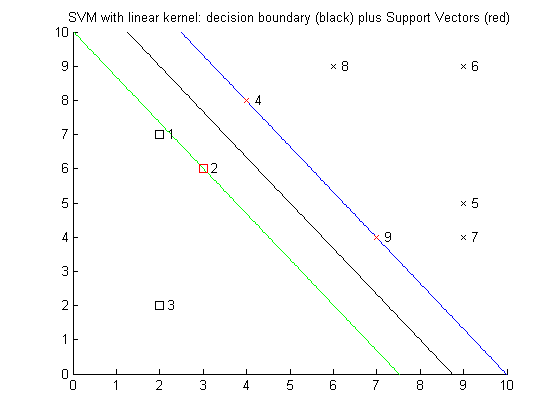
%> input picture svm/SVs.png, 560 x 420 px
$ octave --eval "edgeFind('svm/SVs.png');"   (GNU Octave 9; MATLAB toolbox functions it lacks are replaced by stand-ins)
%> lines starting %> are read from the running program, lines starting %| are printed output that depends on the picture
% Authors: Orion Martin, Joshua Maurer
% img should be the filepath to the image.
function[] = edgeFind(img)
%> called with img = 'svm/SVs.png'
    % Get the six matrices
    % Note - the original output is good on our test image,
    % so no scaling was applied.
    grey = rgb2gray(imread(img));
%> grey: size 420x560 uint8; min 0, max 255, mean 251.2
    [h,v,s,gm,gd,ds] = sobel(grey);
%> in sobel, `horiz = filter2(sobelH, grey);`:
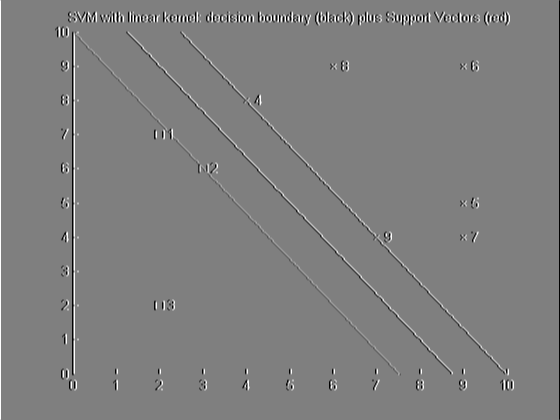
%> horiz: size 420x560 double; min -127.5, max 127.5, mean 0; drawn with min black and max white
%> in sobel, `vert = filter2(sobelV, grey);`:
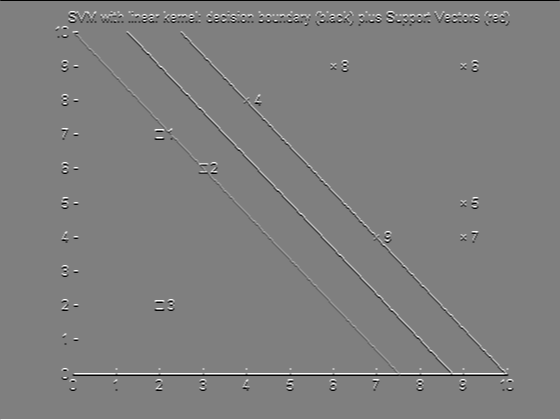
%> vert: size 420x560 double; min -127.5, max 127.5, mean 0; mean of the top-left, top-right, bottom-left and bottom-right quarters -0.6, -0.6, 0.6, 0.6; drawn with min black and max white
%> in sobel, `sum = horiz + vert;`:
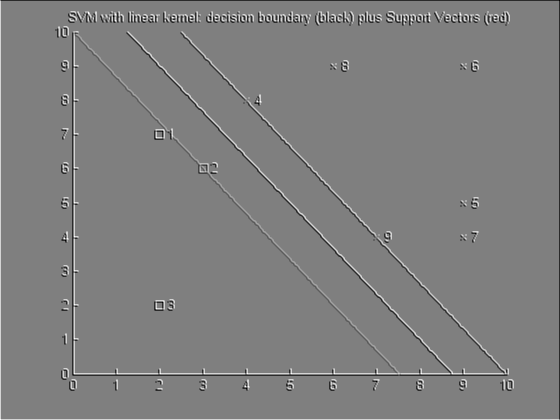
%> sum: size 420x560 double; min -191.2, max 191.2, mean 0; drawn with min black and max white
%> in sobel, `gradMag = sqrt(horiz.^2 + vert.^2);`:
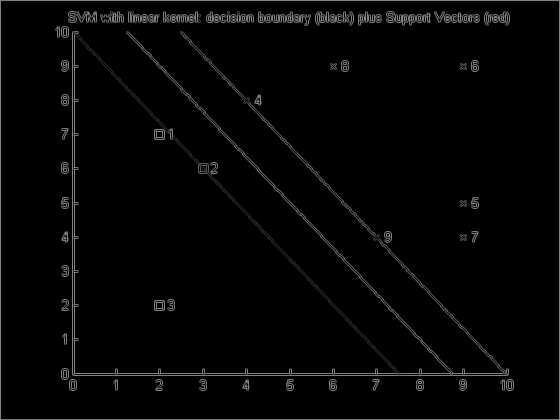
%> gradMag: size 420x560 double; min 0, max 142.5, mean 5.1
%> in sobel, `dirStrong(gradMag > minDir) = gradDir(gradMag > minDir);`:
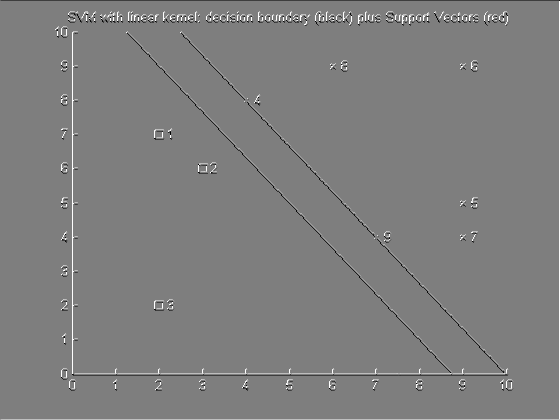
%> dirStrong: size 420x560 double; min -3.08, max 3.14, mean 0.0147; drawn with min black and max white
    imtool(uint8(h));
    imtool(uint8(v));
    imtool(uint8(s));
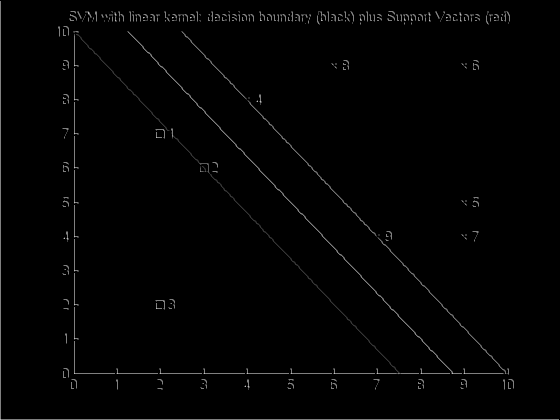
%> displayed picture: size 420x560, on the screen's scale of 0 to 255; min 0, max 191, mean 2.6
    imtool(uint8(gm));
    gdClean = uint8((gd+pi) * 128/pi);
    imtool(gdClean);
    dsClean = uint8((ds+pi) * 128/pi);
    imtool(dsClean);

    % A colorized edge-direction, distinguishing non-edges (blue)
    % from edges (red to green spectrum)
    clear coldir;
    coldir(:,:,1) = dsClean;
    coldir(:,:,2) = 255 - dsClean;
    coldir(:,:,3) = (gm <= 50) * 255;
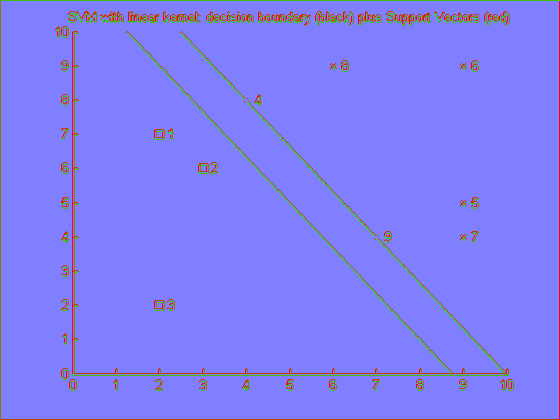
%> coldir: size 420x560x3 uint8; mean R, G, B 128.6, 126.4, 245.2
    imtool(coldir);

    % Save images to a dedicated folder
    [imloc, imname, imext] = fileparts(img);
    mkdir(imloc,imname);
    imwrite(uint8(h),strcat(imloc, '\', imname, '\', imname, '_edgeH', imext));
    imwrite(uint8(v),strcat(imloc, '\', imname, '\', imname, '_edgeV', imext));
    imwrite(uint8(s),strcat(imloc, '\', imname, '\', imname, '_edge', imext));
    imwrite(uint8(gm),strcat(imloc, '\', imname, '\', imname, '_gradMag', imext));
    imwrite(gdClean,strcat(imloc, '\', imname, '\', imname, '_gradDir', imext));
    imwrite(dsClean,strcat(imloc, '\', imname, '\', imname, '_dir', imext));
end

% grey should be a greyscale image.
function [horiz,vert,sum,gradMag,gradDir,dirStrong] = sobel(grey)
    sobelH = [-1 0 1;-2 0 2;-1 0 1]/8;
    sobelV = [1 2 1;0 0 0;-1 -2 -1]/8;
    horiz = filter2(sobelH, grey);
    vert = filter2(sobelV, grey);
    sum = horiz + vert;
    gradMag = sqrt(horiz.^2 + vert.^2);
    gradDir = atan2(vert, horiz);
    minDir = 50;    % defined by trial and error
    dirStrong = zeros(size(grey));
    dirStrong(gradMag > minDir) = gradDir(gradMag > minDir);
end
